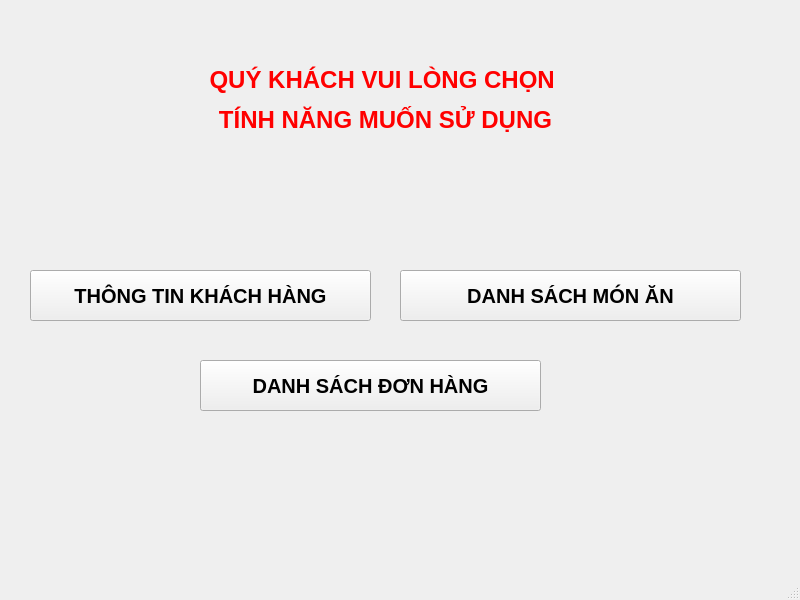
<?xml version="1.0" encoding="UTF-8"?>
<ui version="4.0">
 <class>MainWindow</class>
 <widget class="QMainWindow" name="MainWindow">
  <property name="geometry">
   <rect>
    <x>0</x>
    <y>0</y>
    <width>800</width>
    <height>600</height>
   </rect>
  </property>
  <property name="windowTitle">
   <string>MainWindow</string>
  </property>
  <widget class="QWidget" name="centralwidget">
   <widget class="QLabel" name="label">
    <property name="geometry">
     <rect>
      <x>-50</x>
      <y>0</y>
      <width>901</width>
      <height>611</height>
     </rect>
    </property>
    <property name="font">
     <font>
      <pointsize>3</pointsize>
     </font>
    </property>
    <property name="text">
     <string/>
    </property>
    <property name="pixmap">
     <pixmap>../../../../../LINH TINH/Brown Aesthetic Vision Board Autumn Photo Collage Desktop Wallpaper.png</pixmap>
    </property>
   </widget>
   <widget class="QLabel" name="label_2">
    <property name="geometry">
     <rect>
      <x>140</x>
      <y>-20</y>
      <width>491</width>
      <height>241</height>
     </rect>
    </property>
    <property name="text">
     <string>&lt;html&gt;&lt;head/&gt;&lt;body&gt;&lt;p align=&quot;center&quot;&gt;&lt;span style=&quot; font-size:18pt; font-weight:600; color:#ff0000;&quot;&gt;QUÝ KHÁCH VUI LÒNG CHỌN &lt;/span&gt;&lt;/p&gt;&lt;p align=&quot;center&quot;&gt;&lt;span style=&quot; font-size:18pt; font-weight:600; color:#ff0000;&quot;&gt;TÍNH NĂNG MUỐN SỬ DỤNG&lt;/span&gt;&lt;/p&gt;&lt;/body&gt;&lt;/html&gt;</string>
    </property>
   </widget>
   <widget class="QPushButton" name="pushButton">
    <property name="geometry">
     <rect>
      <x>30</x>
      <y>270</y>
      <width>341</width>
      <height>51</height>
     </rect>
    </property>
    <property name="font">
     <font>
      <pointsize>15</pointsize>
      <weight>75</weight>
      <bold>true</bold>
     </font>
    </property>
    <property name="text">
     <string>THÔNG TIN KHÁCH HÀNG</string>
    </property>
   </widget>
   <widget class="QPushButton" name="pushButton_2">
    <property name="geometry">
     <rect>
      <x>400</x>
      <y>270</y>
      <width>341</width>
      <height>51</height>
     </rect>
    </property>
    <property name="font">
     <font>
      <pointsize>15</pointsize>
      <weight>75</weight>
      <bold>true</bold>
     </font>
    </property>
    <property name="text">
     <string>DANH SÁCH MÓN ĂN</string>
    </property>
   </widget>
   <widget class="QPushButton" name="pushButton_3">
    <property name="geometry">
     <rect>
      <x>200</x>
      <y>360</y>
      <width>341</width>
      <height>51</height>
     </rect>
    </property>
    <property name="font">
     <font>
      <pointsize>15</pointsize>
      <weight>75</weight>
      <bold>true</bold>
     </font>
    </property>
    <property name="text">
     <string>DANH SÁCH ĐƠN HÀNG</string>
    </property>
   </widget>
  </widget>
  <widget class="QMenuBar" name="menubar">
   <property name="geometry">
    <rect>
     <x>0</x>
     <y>0</y>
     <width>800</width>
     <height>26</height>
    </rect>
   </property>
  </widget>
  <widget class="QStatusBar" name="statusbar"/>
 </widget>
 <resources/>
 <connections/>
</ui>
